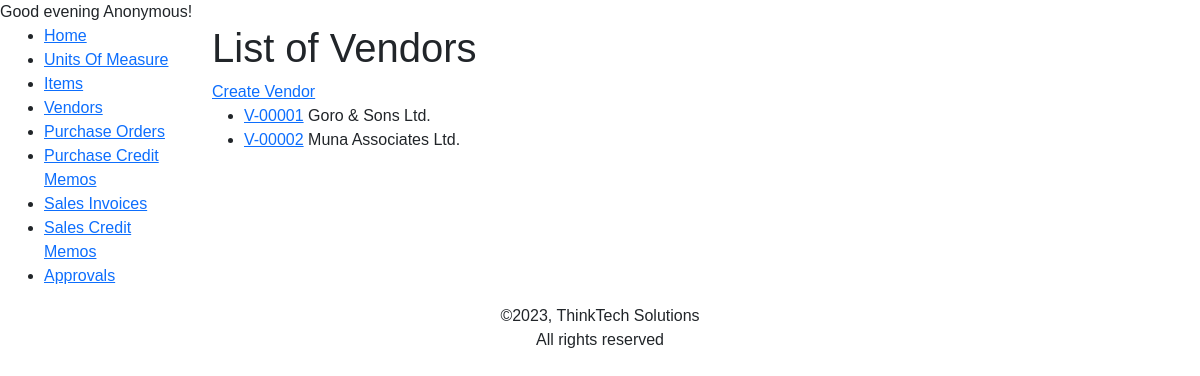
Page /inventory/vendors/ on the earlier database version.
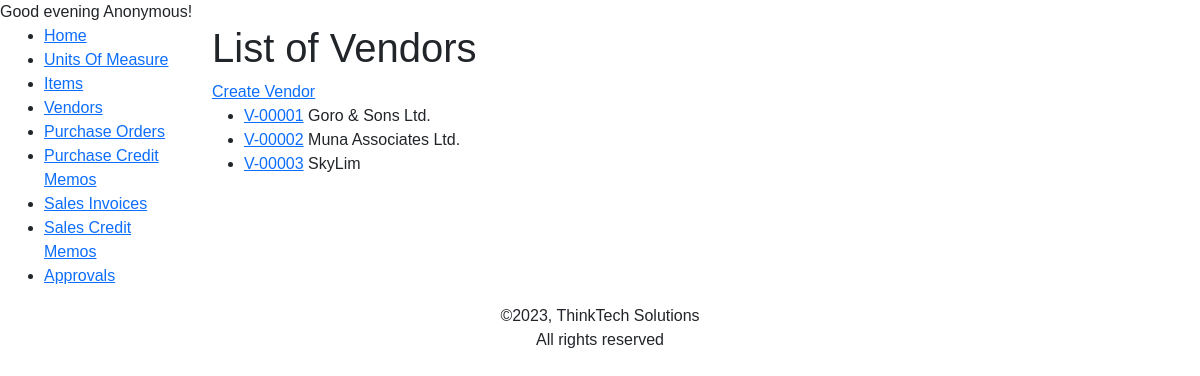
Same page on the later database version.
### inventory/models.py (models this page shows, shortened)
class Vendor(models.Model):
    code = VendorCode('Vendor Code',primary_key=True, editable=False)
    description = models.CharField(max_length=200)
    contact_email = models.EmailField()
    contact_phone = PhoneField()
    address = models.CharField(max_length=200)
    kra_pin = models.CharField(max_length=30)
    created_by = models.ForeignKey(User, on_delete=models.PROTECT, related_name='vendors', related_query_name='vendors')
    class Meta:
        verbose_name_plural = 'Vendors'
        ordering = ["code"]

### inventory/views.py (the view)
# urls.py: path("vendors/", views.VendorListView.as_view(), name='vendors'),
class VendorListView(generic.ListView):
    model = Vendor
    paginate_by = 25

### inventory/templatetags/custom_filters.py (called while the page is built)
@register.filter
def greeting(value):
    current_time = datetime.now().time()
    current_hour = current_time.hour
    if 5 <= current_hour < 12:
        time_category = "morning"
    elif 12 <= current_hour < 17:
        time_category = "afternoon"
    elif 17 <= current_hour < 20:
        time_category = "evening"
    else:
        time_category = "night"
    return f"Good {time_category}"

### inventory/templates/inventory/vendor_list.html (shortened to what this page needs)
{% extends "inventory/base.html" %}
{% block content %}
    <h1>List of Vendors</h1>
    <a href="{% url 'vendor-add' %}">Create Vendor</a>
    <ul>
        {% for vendor in vendor_list %}
        <li><a href="{% url 'vendor-detail' vendor.pk %}">{{vendor.code}}</a>&nbsp;{{vendor.description}}</li>
        {% endfor %}
    </ul>
{% endblock %}

Differences in the rows shown:
added Vendor: code "V-00003", description "SkyLim"
